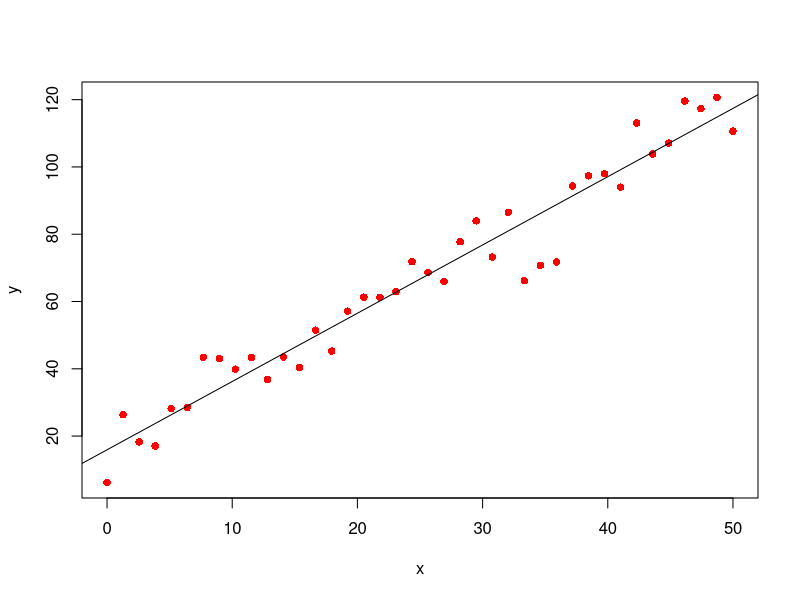
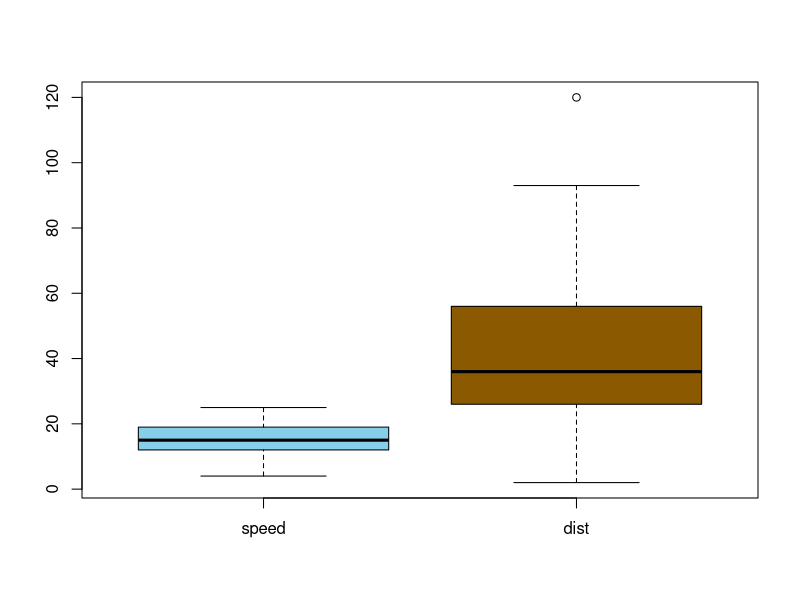
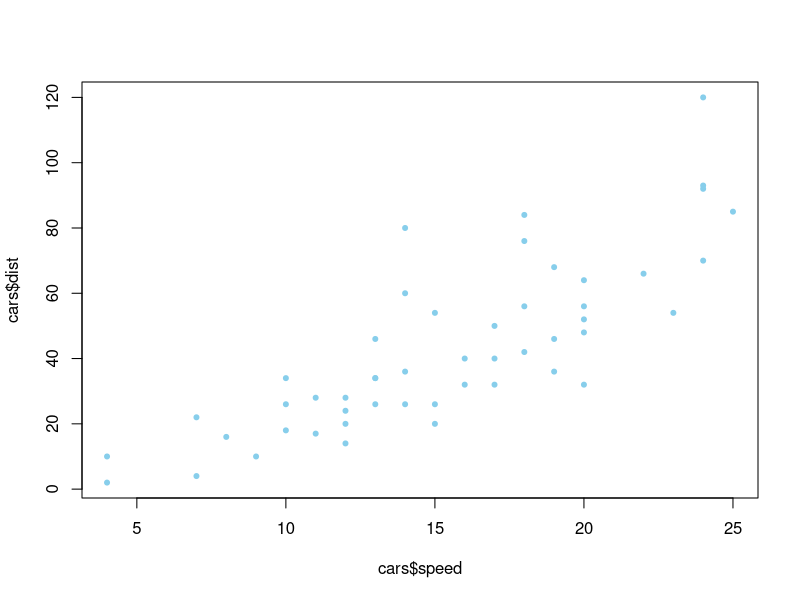
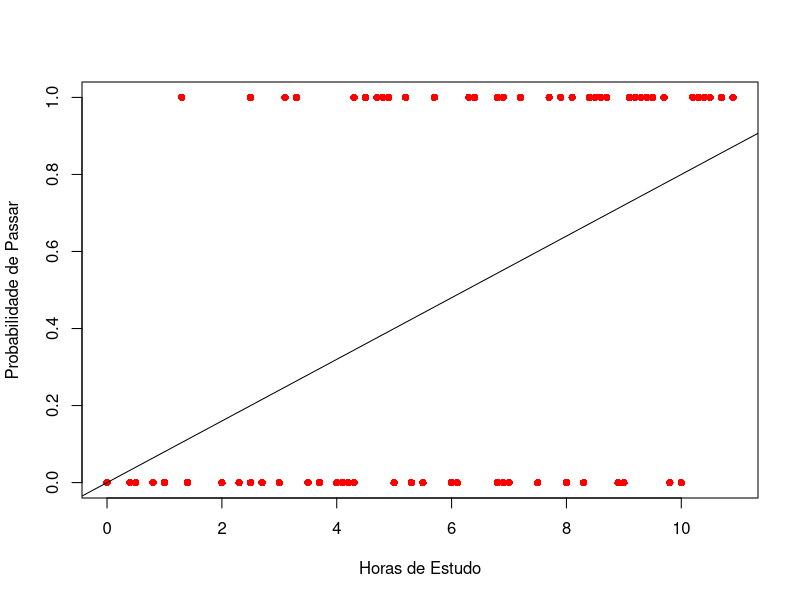
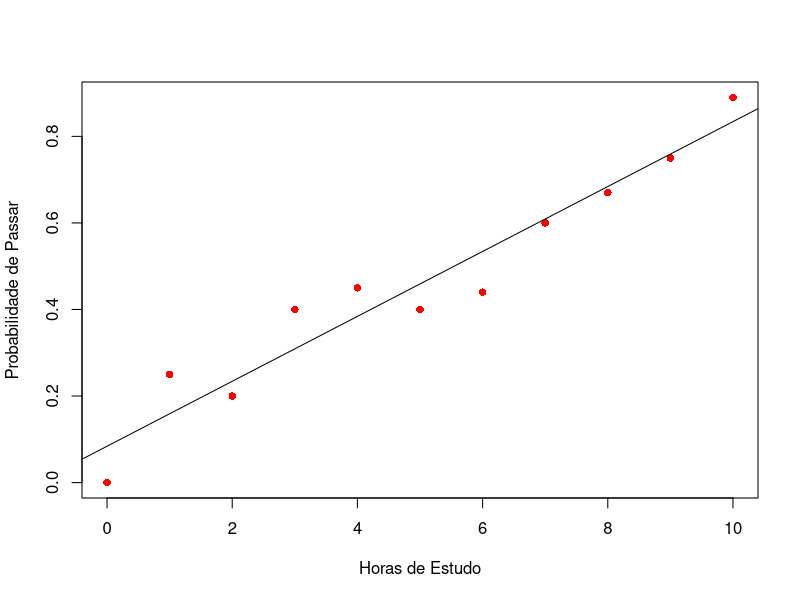
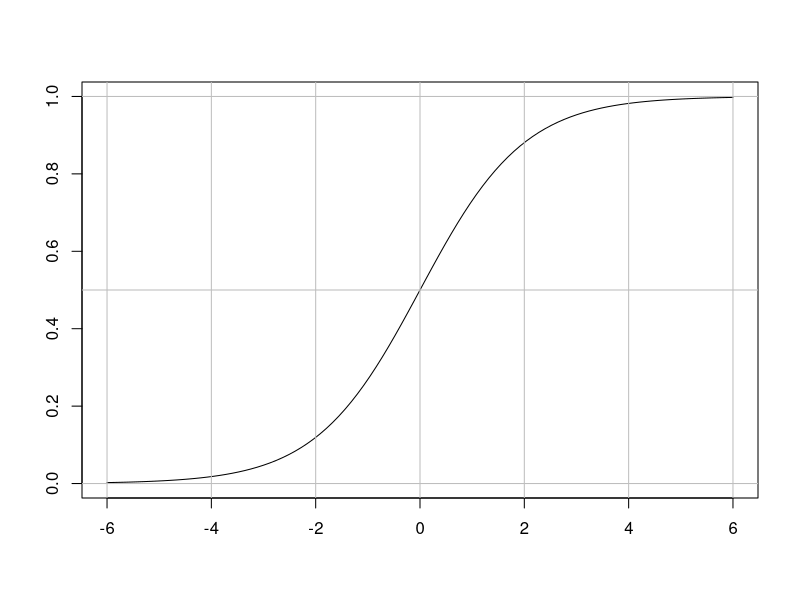
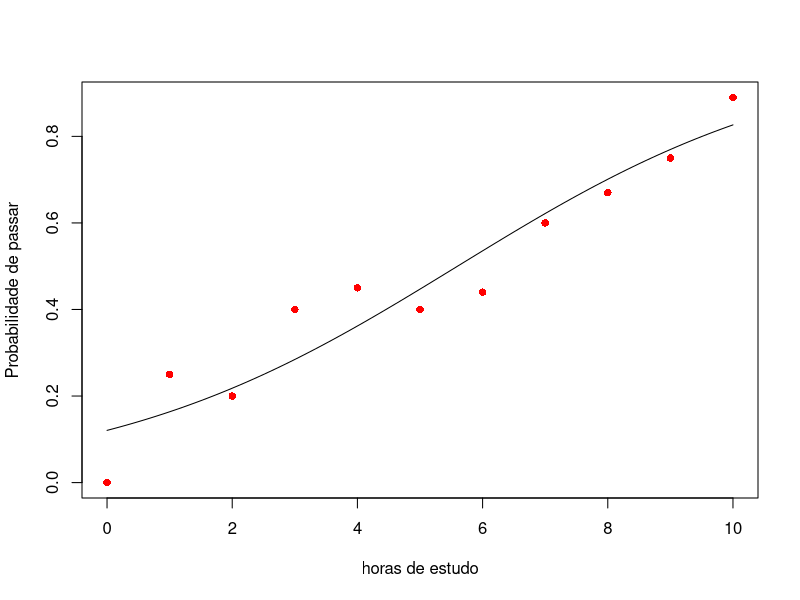

Write the R code that produced these figures, in order. (Note: this script raises an error after producing the figures.)
# figura 1

x <- seq(0,50,len=40)
y <- 17 + 2*x + rnorm(40,0,8)

plot (x,y, pch=16, col="red")

fit <- lm(y ~x)
abline(fit$coefficients)

summary(fit)


# exercicio 1

#Faça um box plot para cada variável

boxplot(cars,col=c("skyblue","orange4"))

#Faça o gráfico de dispersão: distância versus velocidade.

plot(cars$speed, cars$dist, pch=20, col="skyblue")

#Calcule a correlação entre a distância e a velocidade.

cor (cars$speed, cars$dist)

#Ajuste o modelo de regressão linear onde a distância é a variável dependente
#e a velocidade é independente.

fit <- lm (cars$dist ~cars$speed)
summary(fit)


# dados tempo de estudo e aprovação

x <- c(0.0, 0.5, 0.4  ,0.8 ,0.8 ,1.0 , 1.4,  1.3, 1.4,  2.0, 2.5,  2.3,  2.5, 2.7,
       3.0, 3.5, 3.1  ,3.3 ,3.7 ,4.0 ,4.11,  4.1, 4.3,  4.2, 4.5,  4.8,  4.7, 4.9,
       4.3, 4.1, 5.0  ,5.5 ,5.2 ,5.7 , 5.3,  6.0, 6.9,  6.1, 6.8,  6.3,  6.4, 6.8,
       6.9, 7.0, 7.5  ,7.7 ,7.2 ,7.9 , 8.0,  8.9, 8.3,  8.5, 8.4,  8.6,  8.7, 8.1,
       8.6, 9.0, 9.8  ,9.1 ,9.5 ,9.7 , 9.2,  9.3, 9.4, 10.0, 10.9,10.2, 10.9,10.3,
       10.7,10.5, 10.7, 10.4)

y <-  c(rep(0,4), rep(0,3),rep(1,1), rep(0,4), rep(1,1), rep(0,3), rep(1,2), 
        rep(0,6), rep(1,5),rep(0,3), rep(1,2), rep(0,5), rep(1,4), rep(0,2), 
        rep(1,3), rep(0,3), rep(1,6),rep(0,2), rep(1,6), rep(0,1), rep(1,8))


classe <- cut(x,0:11, right = F)

# figura 2

plot(x, y, xlab ="Horas de Estudo",
     ylab = "Probabilidade de Passar",pch=16, col="red")

abline(a=0, b=0.8/10)


# figura 3 discretizando as hora de estudo

x <- seq(0,10)

y <- c(0,.25,.20,.40,.45,.40,.44,.60,.67,.75,.89)

plot(x, y, xlab ="Horas de Estudo", xlim=c(0,10),
     ylab = "Probabilidade de Passar",pch=16, col="red")
abline(lm(y~x))

# fun??o logistica


l <- function(x) 1/(1+exp(-x))

curve(l,-6,6,ylab = "",xlab = "")

abline(h=c(0,0.5,1),col="gray")
abline(v=seq(-6,6,by=2),col="gray")


exemplo_aula <- data.frame(x,y)

reg_exemplo <- glm (y~x, family=binomial,exemplo_aula)


plot(x,y,xlab="horas de estudo",ylab = "Probabilidade de passar",pch=16, col="red")


curve(predict(reg_exemplo,data.frame(x=x), type="resp"), add=T)


summary(reg_exemplo)

#Anâlise de vari?ncia

anova(reg_exemplo,test="Chisq")

#Pseudo R2

pR2(re_exemplo)


# Obtendo a acuracia
## Criando vetor com os valores preditos pelo modelo

resultados_acur <- predict(reg_exemplo,exemplo_aula,type="response")

## Transformando as probabilidade em 0 ou 1

resultados_acur <- ifelse(resultados_acur > 0.5 ,1 ,0)

## Calculando a acuracia

erro <- mean(resultados_acur != exemplo_aula$y)

print(paste("Acuracia",1-erro))

# Obtendo o ROC

library(ROCR)

## Criando vetor com os valores preditos pelo modelo

p <- predict (reg_exemplo, exemplo_aula, type = "response")

## Acrescentando o valor original das respostas

py <- prediction(p, exemplo_aula$y)

## Calculando Sensibilidade e Especificidade para a curva ROC

pyr <- performance(py,measure="tpr",x.measure="fpr")

## Plotando a Curva ROC

plot(pyr)

## valor da AUROC

auc <- performance(py, measure = "auc")
auc <- auc@y.values[[1]]
auc
